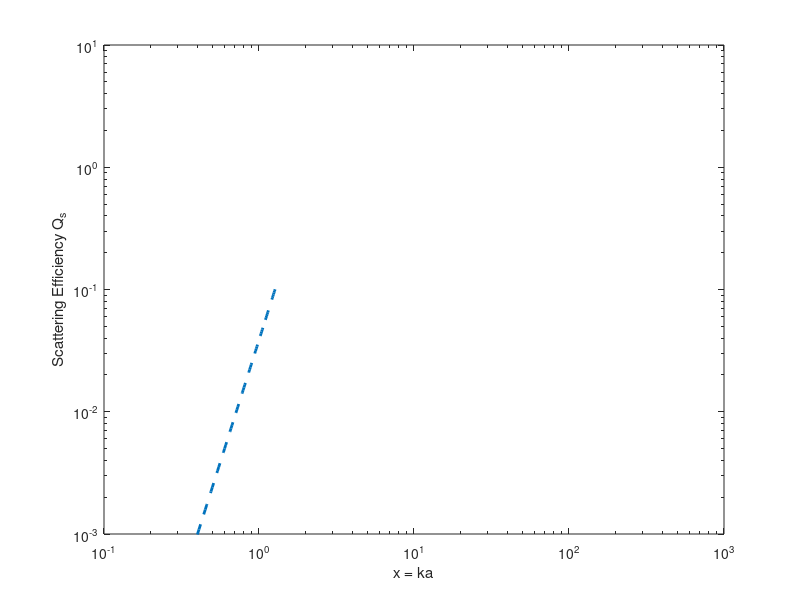

This chart was generated by the following MATLAB code:
% Rayleigh scattering
% Use SI units

clear;
clc;

x = 0.3:0.01:1.3;
% Index of refraction of the sphere (e.g. 1.5)
n_s = 1.57;
% Index of refraction of the background (e.g. 1.33)
n_b = 1.33;

n_rel = n_s/n_b;

Qs = (32.*x.^4./27).*(n_rel-1).^2;

% Plot the graph
loglog(x, Qs, '--',  'LineWidth', 2);
xlim([0.1 1000]);
ylim([1e-3 10]);
xlabel( 'x = ka' );
ylabel( 'Scattering Efficiency Q_s' );